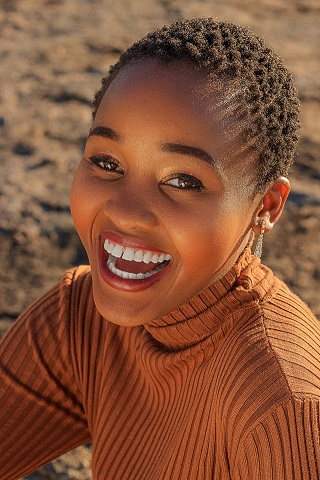
#> input picture chap-01/images/portrait.jpg, 320 x 480 px
$ python tools.py
#> lines starting #> are read from the running program, lines starting #| are printed output that depends on the picture
# importing the necessary opencv libraries
import cv2

# reading the image using the opencv
img = cv2.imread('./images/portrait.jpg', cv2.IMREAD_COLOR)
#> img is the input picture: shape (480, 320, 3); mean B, G, R 56.7, 83.1, 135.2

# function which takes the image and converts to pencil sketch
def convert_to_pencil_sketch(img_rgb, canvas=None):
    img_gray = cv2.cvtColor(img_rgb, cv2.COLOR_RGB2GRAY)
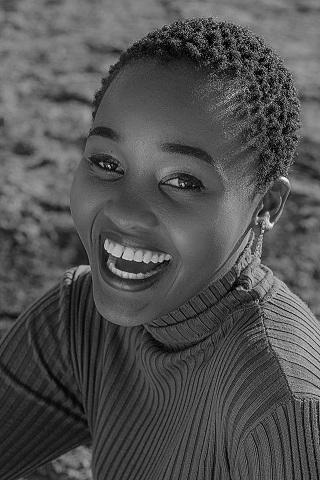
#> img_gray: shape (480, 320); min 0, max 248, mean 81.1
    blurred_image = cv2.GaussianBlur(img_gray, (21, 21), 0, 0)
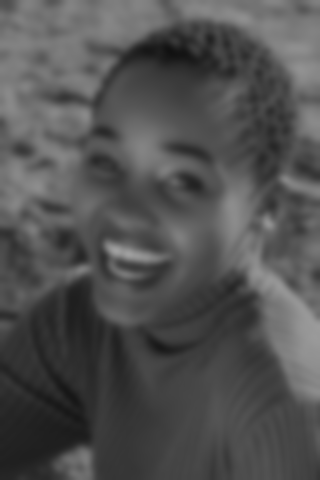
#> blurred_image: shape (480, 320); min 17, max 161, mean 81.1
    gray_sketch = cv2.divide(img_gray, blurred_image, scale=256)
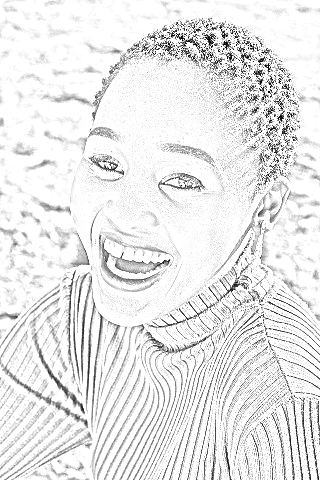
#> gray_sketch: shape (480, 320); min 0, max 255, mean 232.4
    if canvas is not None:
        gray_sketch = cv2.multiply(gray_sketch, canvas, scale=1 / 256)
    return cv2.cvtColor(gray_sketch, cv2.COLOR_GRAY2RGB)

# condition check if the image was read properly
if img is None:
    print('No Image found!')
else:
    img = convert_to_pencil_sketch(img)
    cv2.imwrite('./images/pencil_sketch.jpg', img)

# displaying the pencil sketch of the image
cv2.imshow('Test image', img)
cv2.waitKey(0)
cv2.destroyAllWindows()
